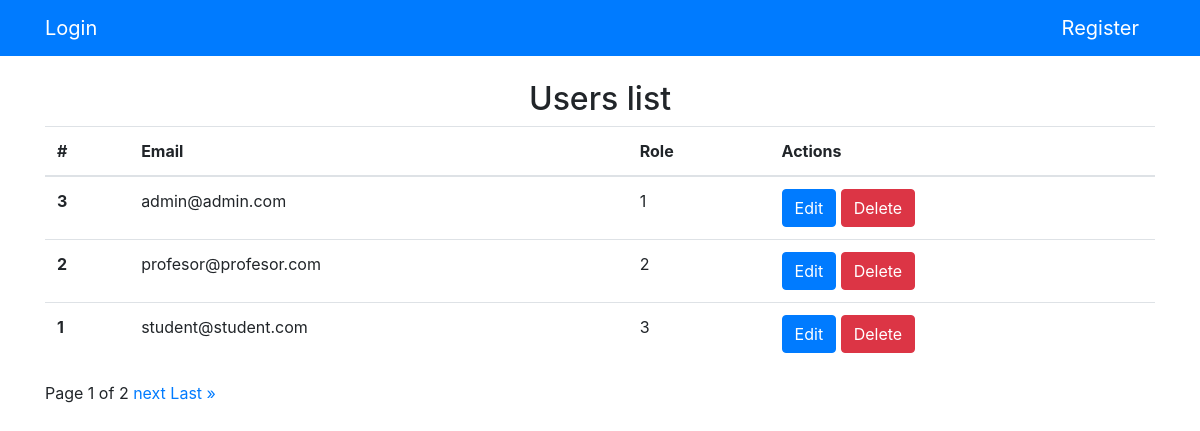
/users/, run on the app's committed database.
### Application/models.py (models this page shows, shortened)
class Korisnici(AbstractBaseUser):
    Email = models.EmailField(max_length=255, unique=True, default="test@test.com")
    Role = models.ForeignKey(Uloge, on_delete=models.CASCADE)
    USERNAME_FIELD = 'Email'
    REQUIRED_FIELDS = []
    objects = KorisniciManager()

### Application/views.py (the view)
# urls.py: path('users/', views.users_list_all, name='user_list_all'),
@profesor_or_admin
def users_list_all(request):
    context={}
    p = Paginator(Korisnici.objects.filter().order_by('Role_id'),3)
    page = request.GET.get('page')
    korisnik_lista = p.get_page(page)
    context["users"] =  korisnik_lista
    return render(request, "project/users_list.html", context)

### Application/templates/project/users_list.html (shortened to what this page needs)
{% extends 'base.html' %}
{% block content %}
<center><h2>Users list </h2></center>
<table class="table" style="width: 100%;">
	<thead>
		<tr>
			<th scope="col">#</th>
			<th scope="col">Email</th>
			<th scope="col">Role</th>
			<th scope="col">Actions</th>
		</tr>
	</thead>
	<tbody>
		{%for u in users%}
			<tr>
				<th scope="row">{{ u.id }}</th>
				<td>{{ u.Email }}</td>
				<td>{{ u.Role_id}}
				<td>
					<a href="/user_edit/{{u.id}}" type="button" class="btn btn-primary" style="color: white;">Edit</a>
					<a href="/user_delete/{{u.id}}" type="button" class="btn btn-danger" style="color: white;">Delete</a>
				</td>
			</tr>
		{%endfor%}
	</tbody>
</table>
Page {{users.number}} of {{ users.paginator.num_pages}}
{% if users.has_next %}
    <a href="?page= {{users.next_page_number}}">next</a>
    <a href="?page={{users.paginator.num_pages}}">Last &raquo</a>
{% endif %}
{%endblock%}

### data on the page
Korisnici: id "3", Email "admin@admin.com", Role_id "1"
Korisnici: id "2", Email "profesor@profesor.com", Role_id "2"
Korisnici: id "1", Email "student@student.com", Role_id "3"

### other printed values
{{ users.number }} "1"
{{ users.paginator.num_pages }} "2"
